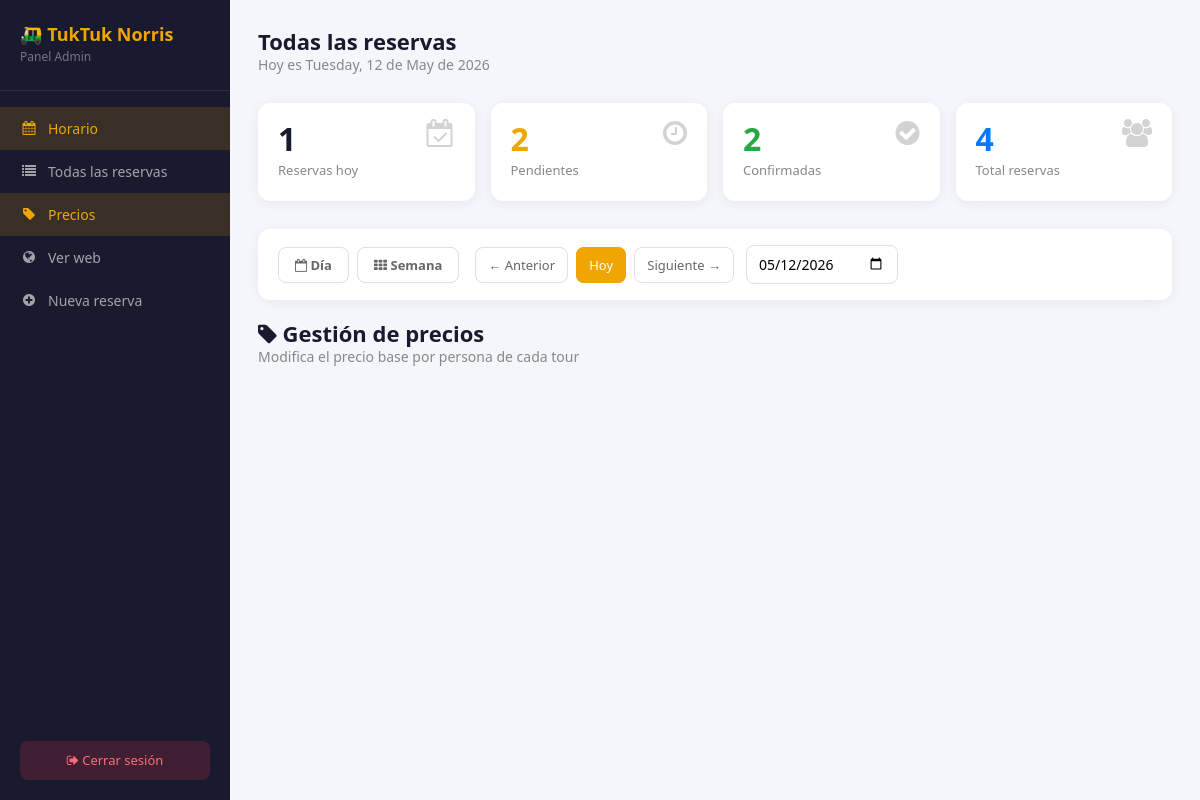
/reservas/admin.php?vista=precios (signed in), run on an earlier commit of the app's database.
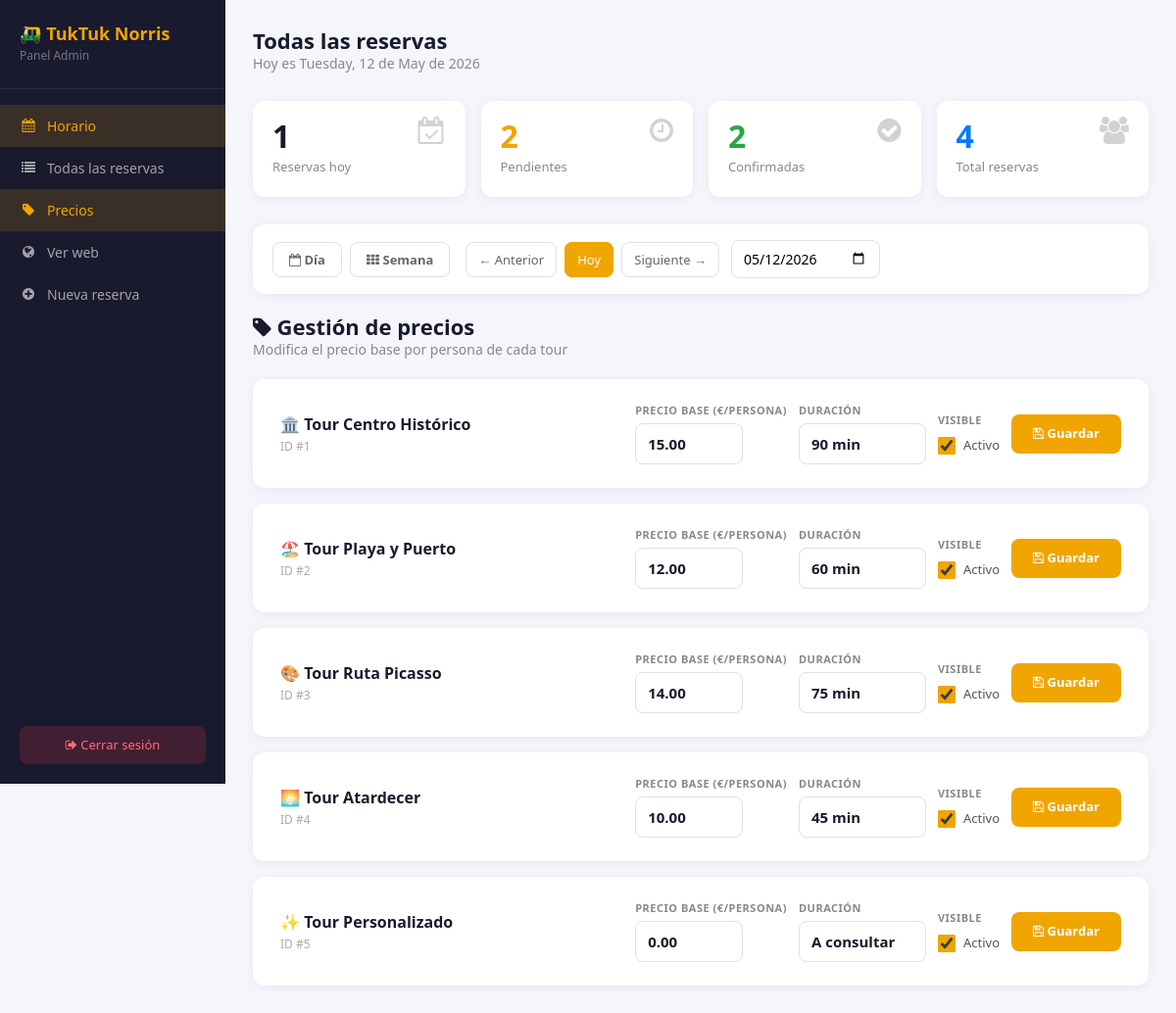
And on a later commit of the database.
### tables this page shows
CREATE TABLE IF NOT EXISTS `precios` (
    `id`          INT UNSIGNED    NOT NULL AUTO_INCREMENT,
    `tour_nombre` VARCHAR(100)    NOT NULL UNIQUE,
    `precio_base` DECIMAL(8,2)   NOT NULL DEFAULT 0.00,
    `duracion`    VARCHAR(30)     NOT NULL DEFAULT '',
    `activo`      TINYINT(1)      NOT NULL DEFAULT 1,
    `updated_at`  DATETIME        NOT NULL DEFAULT CURRENT_TIMESTAMP ON UPDATE CURRENT_TIMESTAMP,
    PRIMARY KEY (`id`)
);

### reservas/admin.php (the view, shortened to what this page needs)
<?php
$filter_date = $_GET['fecha'] ?? date('Y-m-d');
$view_mode   = $_GET['vista'] ?? 'dia';
$stats    = ['hoy' => 0, 'pendientes' => 0, 'confirmadas' => 0, 'total' => 0];
if (isset($_SESSION['admin'])) {
    $db = getDB();
    $stats['total']      = (int)$db->query("SELECT COUNT(*) FROM reservas")->fetchColumn();
    $stats['hoy']        = (int)$db->query("SELECT COUNT(*) FROM reservas WHERE fecha = CURDATE()")->fetchColumn();
    $stats['pendientes'] = (int)$db->query("SELECT COUNT(*) FROM reservas WHERE estado = 'pendiente'")->fetchColumn();
    $stats['confirmadas']= (int)$db->query("SELECT COUNT(*) FROM reservas WHERE estado = 'confirmada'")->fetchColumn();
    $all_precios = [];
    if ($view_mode === 'precios') {
        $all_precios = $db->query("SELECT * FROM precios ORDER BY id")->fetchAll();
    }
    $week_start_nav = date('Y-m-d', strtotime('monday this week', strtotime($filter_date)));
    $week_end_nav   = date('Y-m-d', strtotime('sunday this week', strtotime($filter_date)));
}
?>
<!DOCTYPE html>
<html lang="es">
<head>
<link rel="stylesheet" href="../assets/css/bootstrap.min.css">
<link rel="stylesheet" href="../assets/css/font-awesome.min.css">
</head>
<body>
<?php if (!isset($_SESSION['admin'])): ?>
<div class="login_wrap">
    <div class="login_card">
        <div class="logo">
            <h2>🛺 TukTuk Norris</h2>
            <p>Panel de Administración</p>
        </div>
        <?php if (isset($login_error)): ?>
            <div class="login_error"><i class="fa fa-exclamation-circle"></i> <?= $login_error ?></div>
        <?php endif; ?>
        <form method="POST">
            <input type="text" name="username" placeholder="Usuario" required>
            <input type="password" name="password" placeholder="Contraseña" required autofocus>
            <input type="hidden" name="login" value="1">
            <button type="submit">Entrar al panel →</button>
        </form>
    </div>
</div>
<?php else: ?>
<div class="sidebar">
    <div class="brand"><h3>🛺 TukTuk Norris</h3><p>Panel Admin</p></div>
    <nav>
        <a href="admin.php" class="<?= $view_mode !== 'todas' ? 'active' : '' ?>">
            <i class="fa fa-calendar"></i> Horario
        </a>
        <a href="admin.php?vista=todas" class="<?= $view_mode === 'todas' ? 'active' : '' ?>">
            <i class="fa fa-list"></i> Todas las reservas
        </a>
        <a href="admin.php?vista=precios" class="<?= $view_mode === 'precios' ? 'active' : '' ?>">
            <i class="fa fa-tag"></i> Precios
        </a>
        <a href="../index.html" target="_blank"><i class="fa fa-globe"></i> Ver web</a>
        <a href="../reservar.html" target="_blank"><i class="fa fa-plus-circle"></i> Nueva reserva</a>
    </nav>
    <div class="logout"><a href="admin.php?logout=1"><i class="fa fa-sign-out"></i> Cerrar sesión</a></div>
</div>
<div class="main_content">
    <div class="topbar">
        <div>
            <h1>
                <?php if ($view_mode === 'dia'): ?>
                    <?= date('l, j \d\e F \d\e Y', strtotime($filter_date)) ?>
                <?php elseif ($view_mode === 'semana'): ?>
                    Semana del <?= date('j M', strtotime($week_start_nav)) ?> al <?= date('j M Y', strtotime($week_end_nav)) ?>
                <?php else: ?>
                    Todas las reservas
                <?php endif; ?>
            </h1>
            <div class="date_info">Hoy es <?= date('l, j \d\e F \d\e Y') ?></div>
        </div>
    </div>
    <div class="stats_grid">
        <div class="stat_card"><i class="fa fa-calendar-check-o icon"></i><div class="number"><?= $stats['hoy'] ?></div><div class="label">Reservas hoy</div></div>
        <div class="stat_card orange"><i class="fa fa-clock-o icon"></i><div class="number"><?= $stats['pendientes'] ?></div><div class="label">Pendientes</div></div>
        <div class="stat_card green"><i class="fa fa-check-circle icon"></i><div class="number"><?= $stats['confirmadas'] ?></div><div class="label">Confirmadas</div></div>
        <div class="stat_card blue"><i class="fa fa-users icon"></i><div class="number"><?= $stats['total'] ?></div><div class="label">Total reservas</div></div>
    </div>
    <?php if ($view_mode !== 'todas'): ?>
    <div class="controls">
        <div class="view_btns">
            <a href="admin.php?vista=dia&fecha=<?= $filter_date ?>" class="<?= $view_mode === 'dia' ? 'active' : '' ?>"><i class="fa fa-calendar-o"></i> Día</a>
            <a href="admin.php?vista=semana&fecha=<?= $filter_date ?>" class="<?= $view_mode === 'semana' ? 'active' : '' ?>"><i class="fa fa-th"></i> Semana</a>
        </div>
        <div class="nav_arrows">
            <?php
            $prev = ($view_mode === 'dia')
                ? date('Y-m-d', strtotime($filter_date . ' -1 day'))
                : date('Y-m-d', strtotime($week_start_nav . ' -7 days'));
            $next = ($view_mode === 'dia')
                ? date('Y-m-d', strtotime($filter_date . ' +1 day'))
                : date('Y-m-d', strtotime($week_start_nav . ' +7 days'));
            ?>
            <a href="admin.php?vista=<?= $view_mode ?>&fecha=<?= $prev ?>">← Anterior</a>
            <a href="admin.php?vista=<?= $view_mode ?>&fecha=<?= date('Y-m-d') ?>" style="margin:0 4px;background:#f0a500;color:#fff;border-color:#f0a500">Hoy</a>
            <a href="admin.php?vista=<?= $view_mode ?>&fecha=<?= $next ?>">Siguiente →</a>
        </div>
        <input type="date" value="<?= $filter_date ?>"
               onchange="window.location='admin.php?vista=<?= $view_mode ?>&fecha='+this.value">
    </div>
    <?php endif; ?>
    <?php if ($view_mode === 'precios'): ?>
    <div class="topbar" style="margin-bottom:20px">
        <div>
            <h1><i class="fa fa-tag"></i> Gestión de precios</h1>
            <div class="date_info">Modifica el precio base por persona de cada tour</div>
        </div>
    </div>
    <div class="precios_grid">
    <?php
    $iconos = [
        'Tour Centro Histórico' => '🏛️',
        'Tour Playa y Puerto'   => '🏖️',
        'Tour Ruta Picasso'     => '🎨',
        'Tour Atardecer'        => '🌅',
        'Tour Personalizado'    => '✨',
    ];
    foreach ($all_precios as $p):
        $icono = $iconos[$p['tour_nombre']] ?? '🛺';
    ?>
    <div class="precio_card">
        <div class="tour_info">
            <div class="nombre"><?= $icono ?> <?= htmlspecialchars($p['tour_nombre']) ?></div>
            <div class="tour_id">ID #<?= (int)$p['id'] ?></div>
        </div>
        <form method="POST" action="admin.php?vista=precios" style="display:contents">
            <div class="campos">
                <div class="precio_campo">
                    <label>Precio base (€/persona)</label>
                    <input type="number" name="precio_base" value="<?= number_format((float)$p['precio_base'], 2, '.', '') ?>"
                           min="0" step="0.50"
                           <?= $p['tour_nombre'] === 'Tour Personalizado' ? 'placeholder="0 = a consultar"' : '' ?>>
                </div>
                <div class="precio_campo">
                    <label>Duración</label>
                    <input type="text" name="duracion" value="<?= htmlspecialchars($p['duracion']) ?>" placeholder="p.ej. 90 min">
                </div>
                <div class="precio_campo">
                    <label>Visible</label>
                    <div class="toggle">
                        <input type="checkbox" name="activo" <?= $p['activo'] ? 'checked' : '' ?>>
                        <span><?= $p['activo'] ? 'Activo' : 'Oculto' ?></span>
                    </div>
                </div>
                <button type="submit" class="btn_guardar_precio"><i class="fa fa-save"></i> Guardar</button>
            </div>
        </form>
    </div>
    <?php endforeach; ?>
    </div>
    <?php endif;  ?>
</div>
<?php endif; ?>
</body>
</html>

### reservas/admin.php (style rules this page uses)
* { box-sizing:border-box }
body { background:#f4f6fb;font-family:'Segoe UI',sans-serif;margin:0 }
.sidebar { width:230px;background:#1a1a2e;min-height:100vh;position:fixed;top:0;left:0 }
.sidebar .brand { padding:24px 20px;border-bottom:1px solid rgba(255,255,255,.08) }
.sidebar .brand h3 { color:#f0a500;font-size:18px;font-weight:800;margin:0 }
.sidebar .brand p { color:rgba(255,255,255,.4);font-size:12px;margin:2px 0 0 }
.sidebar nav { padding:16px 0 }
.sidebar nav a { display:flex;align-items:center;gap:10px;padding:11px 20px;color:rgba(255,255,255,.6);text-decoration:none;font-size:14px;transition:all .2s }
.sidebar nav a:hover,.sidebar nav a.active { background:rgba(240,165,0,.15);color:#f0a500 }
.sidebar nav a i { width:18px;text-align:center }
.sidebar .logout { position:absolute;bottom:20px;left:0;right:0;padding:0 20px }
.sidebar .logout a { display:block;text-align:center;padding:10px;background:rgba(220,53,69,.2);color:#ff6b7a;border-radius:8px;text-decoration:none;font-size:13px }
.main_content { margin-left:230px;padding:28px }
.topbar { display:flex;align-items:center;justify-content:space-between;margin-bottom:28px }
.topbar h1 { font-size:22px;font-weight:700;color:#1a1a2e;margin:0 }
.topbar .date_info { color:#888;font-size:14px }
.stats_grid { display:grid;grid-template-columns:repeat(4,1fr);gap:16px;margin-bottom:28px }
.stat_card { background:#fff;border-radius:12px;padding:20px;box-shadow:0 2px 12px rgba(0,0,0,.06) }
.stat_card .number { font-size:32px;font-weight:800;color:#1a1a2e;line-height:1 }
.stat_card .label { font-size:13px;color:#888;margin-top:6px }
.stat_card .icon { float:right;font-size:28px;opacity:.2;margin-top:-4px }
.stat_card.orange .number { color:#f0a500 }
.stat_card.green .number { color:#28a745 }
.stat_card.blue .number { color:#007bff }
.controls { background:#fff;border-radius:12px;padding:16px 20px;box-shadow:0 2px 12px rgba(0,0,0,.06);margin-bottom:20px;display:flex;align-items:center;gap:12px;flex-wrap:wrap }
.controls input[type=date] { padding:8px 12px;border:1.5px solid #e0e0e0;border-radius:8px;font-size:14px;outline:none }
.view_btns a { padding:8px 16px;border-radius:8px;text-decoration:none;font-size:13px;font-weight:600;border:1.5px solid #e0e0e0;color:#666;margin-right:4px }
.controls .nav_arrows a { padding:8px 12px;border-radius:8px;border:1.5px solid #e0e0e0;color:#666;text-decoration:none;font-size:13px }
.precios_grid { display:grid;gap:16px }
.precio_card { background:#fff;border-radius:12px;box-shadow:0 2px 12px rgba(0,0,0,.06);padding:24px 28px;display:grid;grid-template-columns:1fr auto;gap:20px;align-items:center }
.precio_card .tour_info .nombre { font-size:16px;font-weight:700;color:#1a1a2e;margin-bottom:2px }
.precio_card .tour_info .tour_id { font-size:12px;color:#aaa }
.precio_card .campos { display:flex;align-items:center;gap:12px;flex-wrap:wrap }
.precio_campo { display:flex;flex-direction:column;gap:4px }
.precio_campo label { font-size:11px;font-weight:700;text-transform:uppercase;letter-spacing:.5px;color:#888 }
.precio_campo input[type=text], .precio_campo input[type=number] { padding:9px 12px;border:1.5px solid #e0e0e0;border-radius:8px;font-size:15px;font-weight:600;width:110px;outline:none;color:#1a1a2e }
.precio_campo input[type=text] { width:130px }
.precio_campo .toggle { display:flex;align-items:center;gap:8px;padding-top:4px;font-size:13px;color:#555 }
.precio_campo .toggle input[type=checkbox] { width:18px;height:18px;accent-color:#f0a500;cursor:pointer }
.btn_guardar_precio { background:#f0a500;color:#fff;border:none;padding:10px 22px;border-radius:8px;font-size:13px;font-weight:700;cursor:pointer;white-space:nowrap;transition:.15s }

What changed in the data, as far as the page shows it:
added precios: activo "1", id "2", tour_nombre "🏖️", tour_nombre "Tour Playa y Puerto", precio_base "12.00", duracion "60 min", activo "☑", shows "Activo"
added precios: tour_nombre "🏛️", tour_nombre "Tour Centro Histórico", id "1", precio_base "15.00", duracion "90 min", activo "☑", shows "Activo"
added precios: tour_nombre "🎨", tour_nombre "Tour Ruta Picasso", id "3", precio_base "14.00", duracion "75 min", activo "☑", shows "Activo"
added precios: tour_nombre "🌅", tour_nombre "Tour Atardecer", id "4", precio_base "10.00", duracion "45 min", activo "☑", shows "Activo"
added precios: tour_nombre "✨", tour_nombre "Tour Personalizado", id "5", precio_base "0.00", duracion "A consultar", activo "☑", shows "Activo"
Also different on the page:
$stats['hoy']: "1" → (not shown)
$stats['pendientes']: "2" → (not shown)
$stats['confirmadas']: "2" → (not shown)
